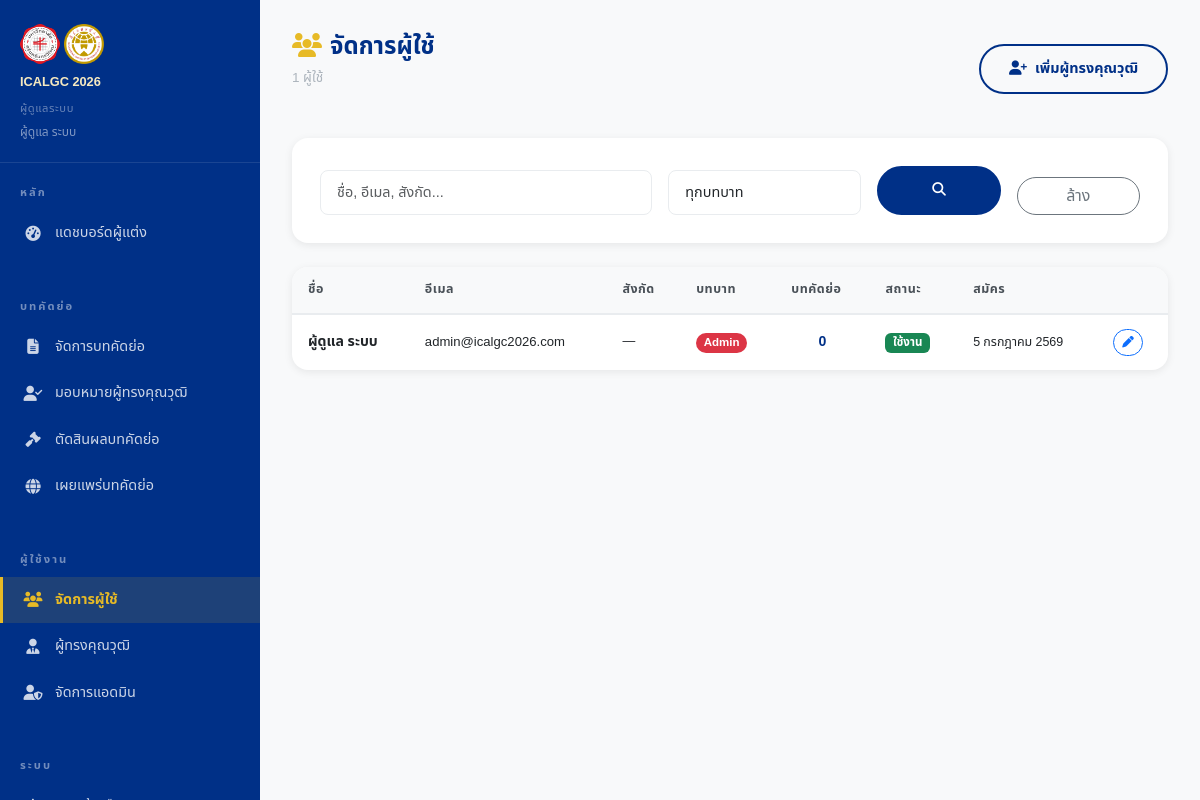
The page /admin/users.php (signed in) on the database its author committed.
### tables this page shows
CREATE TABLE IF NOT EXISTS users (
    id              INT UNSIGNED AUTO_INCREMENT PRIMARY KEY,
    role            VARCHAR(20) NOT NULL DEFAULT 'author' CHECK (role IN ('author','reviewer','admin')),
    title           VARCHAR(20),
    first_name      VARCHAR(100) NOT NULL,
    middle_name     VARCHAR(100),
    last_name       VARCHAR(100) NOT NULL,
    cert_name       VARCHAR(255),
    email           VARCHAR(255) UNIQUE NOT NULL,
    phone           VARCHAR(30),
    affiliation     VARCHAR(255),
    department      VARCHAR(100),
    position        VARCHAR(100),
    country         VARCHAR(100) DEFAULT 'Thailand',
    expertise       TEXT,
    participation_type VARCHAR(20) DEFAULT NULL CHECK (participation_type IN ('presenter','coauthor','participant','student')),
    dietary         VARCHAR(30) DEFAULT NULL,
    dietary_allergy TEXT DEFAULT NULL,
    mailing_address TEXT DEFAULT NULL,
    password_hash   VARCHAR(255) NOT NULL,
    email_verified  BOOLEAN NOT NULL DEFAULT FALSE,
    account_status  VARCHAR(20) NOT NULL DEFAULT 'active' CHECK (account_status IN ('active','suspended','pending')),
    preferred_lang  VARCHAR(5) NOT NULL DEFAULT 'th' CHECK (preferred_lang IN ('th','en')),
    created_at      TIMESTAMP NOT NULL DEFAULT CURRENT_TIMESTAMP,
    updated_at      TIMESTAMP NOT NULL DEFAULT CURRENT_TIMESTAMP ON UPDATE CURRENT_TIMESTAMP,
    INDEX idx_users_email (email),
    INDEX idx_users_role  (role)
);

### app/helpers/functions.php (called while the page is built, shortened)
<?php
function lang(): string
{
    return $_SESSION['lang'] ?? DEFAULT_LANG;
}
function e(string $s): string
{
    return htmlspecialchars($s, ENT_QUOTES | ENT_HTML5, 'UTF-8');
}
function sanitize(string $s): string
{
    return trim(strip_tags($s));
}
function humanDate(string $dateStr, string $lang = ''): string
{
    $ts = strtotime($dateStr);
    if ($lang === 'th') {
        $monthsTh = ['','มกราคม','กุมภาพันธ์','มีนาคม','เมษายน','พฤษภาคม','มิถุนายน',
                       'กรกฎาคม','สิงหาคม','กันยายน','ตุลาคม','พฤศจิกายน','ธันวาคม'];
        $year     = (int)date('Y', $ts) + 543;
        return date('j', $ts) . ' ' . $monthsTh[(int)date('n', $ts)] . ' ' . $year;
    }
    return date('j F Y', $ts);
}
function get(string $key, mixed $default = ''): mixed
{
    return $_GET[$key] ?? $default;
}

### public/admin/users.php (the view, shortened to what this page needs)
<?php
$_lang  = lang();
$appUrl = APP_URL;
$search     = sanitize(get('q'));
$page       = max(1, intGet('page', 1));
$perPage    = 20;
$where  = ['1=1'];
$params = [];
try {
    $db = Database::getInstance();
    $whereStr = implode(' AND ', $where);
    $cntStmt = $db->prepare("SELECT COUNT(*) FROM users u WHERE $whereStr");
    $cntStmt->execute($params);
    $total = (int)$cntStmt->fetchColumn();
    $pg    = paginate($total, $perPage, $page);
    $stmt = $db->prepare("
        SELECT u.*,
               COUNT(DISTINCT p.id) AS paper_count
        FROM users u
        LEFT JOIN papers p ON p.submitter_id = u.id
        WHERE $whereStr
        GROUP BY u.id
        ORDER BY u.created_at DESC
        LIMIT :lim OFFSET :off
    ");
    $stmt->bindValue(':lim', $perPage, \PDO::PARAM_INT);
    $stmt->bindValue(':off', $pg['offset'], \PDO::PARAM_INT);
    $stmt->execute();
    $users = $stmt->fetchAll();
} catch (\Throwable $e) {
    error_log($e->getMessage());
    $users = []; $total = 0; $pg = paginate(0,$perPage,1);
}
$pageTitle  = $_lang==='th' ? 'จัดการผู้ใช้' : 'Manage Users';
?>
<!DOCTYPE html>
<html lang="<?= $_lang ?>">
<head>
  <link href="https://cdn.jsdelivr.net/npm/bootstrap@5.3.3/dist/css/bootstrap.min.css" rel="stylesheet">
  <link href="https://cdnjs.cloudflare.com/ajax/libs/font-awesome/6.5.0/css/all.min.css" rel="stylesheet">
  <link rel="stylesheet" href="<?= $appUrl ?>/assets/css/style.css">
</head>
<body>
<div class="dashboard-wrap">
  <?php require_once __DIR__ . '/../../app/helpers/sidebar_admin.php'; ?>
  <main class="dashboard-content">
    <div class="dash-header d-flex align-items-center justify-content-between flex-wrap gap-3">
      <div>
        <h1 class="dash-title"><i class="fas fa-users me-2" style="color:var(--gold);"></i><?= e($pageTitle) ?></h1>
        <p class="dash-breadcrumb"><?= $total ?> <?= $_lang==='th' ? 'ผู้ใช้' : 'user(s)' ?></p>
      </div>
      <a href="<?= $appUrl ?>/admin/reviewers.php" class="btn-outline-custom">
        <i class="fas fa-user-plus me-2"></i><?= $_lang==='th' ? 'เพิ่มผู้ทรงคุณวุฒิ' : 'Add Reviewer' ?>
      </a>
    </div>
    <form method="GET" class="content-card mb-4">
      <div class="row g-3 align-items-end">
        <div class="col-md-5">
          <input type="text" name="q" class="form-control" placeholder="<?= $_lang==='th' ? 'ชื่อ, อีเมล, สังกัด...' : 'Name, email, affiliation...' ?>" value="<?= e($search) ?>">
        </div>
        <div class="col-md-3">
          <select name="role" class="form-select">
            <option value=""><?= $_lang==='th' ? 'ทุกบทบาท' : 'All Roles' ?></option>
          </select>
        </div>
        <div class="col-md-2">
          <button type="submit" class="btn-primary-custom w-100" style="font-size:.85rem;"><i class="fas fa-search"></i></button>
        </div>
        <div class="col-md-2">
          <a href="?" class="btn btn-outline-secondary w-100 rounded-pill"><?= $_lang==='th' ? 'ล้าง' : 'Clear' ?></a>
        </div>
      </div>
    </form>
    <div class="table-card">
      <?php if (empty($users)): ?>
        <div class="p-5 text-center"><i class="fas fa-search fa-3x mb-3" style="color:var(--gray-200);"></i>
          <h5 style="color:var(--gray-500);"><?= t('common.no_data') ?></h5></div>
      <?php else: ?>
        <div class="table-responsive">
          <table class="table-custom">
            <thead>
              <tr>
                <th><?= $_lang==='th' ? 'ชื่อ' : 'Name' ?></th>
                <th><?= $_lang==='th' ? 'อีเมล' : 'Email' ?></th>
                <th><?= $_lang==='th' ? 'สังกัด' : 'Affiliation' ?></th>
                <th><?= $_lang==='th' ? 'บทบาท' : 'Role' ?></th>
                <th><?= $_lang==='th' ? 'บทคัดย่อ' : 'Papers' ?></th>
                <th><?= $_lang==='th' ? 'สถานะ' : 'Status' ?></th>
                <th><?= $_lang==='th' ? 'สมัคร' : 'Registered' ?></th>
                <th></th>
              </tr>
            </thead>
            <tbody>
              <?php foreach ($users as $u):
                $roleColor = ['author'=>'#0057b7','reviewer'=>'#6f42c1','admin'=>'#dc3545'][$u['role']] ?? '#6c757d';
              ?>
                <tr>
                  <td style="font-weight:600;font-size:.88rem;">
                    <?= e($u['first_name'] . ' ' . $u['last_name']) ?>
                  </td>
                  <td style="font-size:.82rem;"><?= e($u['email']) ?></td>
                  <td style="font-size:.8rem;max-width:140px;overflow:hidden;text-overflow:ellipsis;white-space:nowrap;"><?= e($u['affiliation'] ?? '—') ?></td>
                  <td>
                    <span class="badge rounded-pill" style="background:<?= $roleColor ?>;color:#fff;font-size:.72rem;">
                      <?= ucfirst($u['role']) ?>
                    </span>
                  </td>
                  <td style="text-align:center;font-weight:700;font-size:.88rem;color:var(--blue-dark);"><?= (int)$u['paper_count'] ?></td>
                  <td>
                    <?php if ($u['account_status'] === 'suspended'): ?>
                      <span class="badge" style="background:#dc3545;color:#fff;font-size:.72rem;"><?= $_lang==='th'?'ระงับ':'Suspended' ?></span>
                    <?php else: ?>
                      <span class="badge" style="background:#198754;color:#fff;font-size:.72rem;"><?= $_lang==='th'?'ใช้งาน':'Active' ?></span>
                    <?php endif; ?>
                  </td>
                  <td style="font-size:.78rem;"><?= humanDate($u['created_at'], $_lang) ?></td>
                  <td class="d-flex gap-1 flex-wrap">
                    <a href="<?= $appUrl ?>/admin/user-detail.php?id=<?= (int)$u['id'] ?>" class="btn btn-sm btn-outline-primary rounded-pill" style="font-size:.72rem;"
                       title="<?= $_lang==='th'?'ดู/แก้ไขข้อมูล':'View/Edit Profile' ?>">
                      <i class="fas fa-pen"></i>
                    </a>
                  </td>
                </tr>
              <?php endforeach; ?>
            </tbody>
          </table>
        </div>
      <?php endif; ?>
    </div>
  </main>
</div>
</body>
</html>

### public/assets/css/style.css (style rules this page uses)
:root { --blue-dark: #003087; --blue-mid: #0057b7; --blue-light: #e8f0ff; --gold: #e7ba26; --gold-light: #f5e9c0; --gold-dark: #a07c10; --white: #ffffff; --gray-100: #f8f9fa; --gray-200: #e9ecef; --gray-500: #adb5bd; --gray-700: #495057; --gray-900: #212529; --success: #198754; --danger: #dc3545; --warning: #ffc107; --shadow-sm: 0 2px 8px rgba(0,0,0,.08); --shadow-md: 0 4px 20px rgba(0,0,0,.12); --shadow-lg: 0 8px 40px rgba(0,0,0,.16); --radius: 8px; --radius-lg: 16px; --transition: all 0.25s ease; --font-th: 'Noto Sans Thai', 'Sarabun', sans-serif; --font-en: 'Inter', 'Segoe UI', Arial, sans-serif; }
*, *::before, *::after { box-sizing: border-box; margin: 0; padding: 0; }
html { scroll-behavior: smooth; font-size: 16px; height: 100%; }
body { font-family: var(--font-th); color: var(--gray-900); background: var(--white); line-height: 1.7; -webkit-font-smoothing: antialiased; min-height: 100%; }
h1, h2, h3, h4, h5, h6 { font-weight: 700; line-height: 1.3; }
a { color: var(--blue-mid); text-decoration: none; transition: var(--transition); }
.btn-primary-custom { background: var(--blue-dark); color: var(--white); border: 2px solid var(--blue-dark); padding: 11px 28px; border-radius: 30px; font-weight: 700; font-size: .9rem; transition: var(--transition); display: inline-block; }
.btn-outline-custom { background: transparent; color: var(--blue-dark); border: 2px solid var(--blue-dark); padding: 11px 28px; border-radius: 30px; font-weight: 700; font-size: .9rem; transition: var(--transition); display: inline-block; }
.form-control, .form-select { border: 1.5px solid var(--gray-200); border-radius: var(--radius); padding: 11px 16px; font-size: .9rem; transition: var(--transition); background: var(--white); color: var(--gray-900); }
.dashboard-wrap { display: flex; min-height: 100vh; background: var(--gray-100); }
.dashboard-content { flex: 1; padding: 32px; overflow-x: hidden; }
.dash-header { margin-bottom: 32px; }
.dash-title { font-size: 1.5rem; font-weight: 800; color: var(--blue-dark); margin-bottom: 4px; }
.dash-breadcrumb { font-size: .85rem; color: var(--gray-500); }
.table-card { background: var(--white); border-radius: var(--radius-lg); box-shadow: var(--shadow-sm); overflow: hidden; margin-top: 24px; }
.table-responsive { overflow-x: auto; }
.table-custom { width: 100%; border-collapse: collapse; }
.table-custom th { background: var(--gray-100); color: var(--gray-700); font-size: .78rem; font-weight: 700; letter-spacing: .5px; text-transform: uppercase; padding: 12px 16px; white-space: nowrap; border-bottom: 2px solid var(--gray-200); }
.table-custom td { padding: 14px 16px; font-size: .88rem; border-bottom: 1px solid var(--gray-200); vertical-align: middle; }
.table-custom tr:last-child td { border-bottom: none; }
.content-card { background: var(--white); border-radius: var(--radius-lg); box-shadow: var(--shadow-sm); padding: 28px; margin-bottom: 24px; }
.table-custom { min-width: 600px; }
.table-card .table-responsive { -webkit-overflow-scrolling: touch; }

### rows shown on the page
users: first_name+last_name "ผู้ดูแล ระบบ", email "admin@icalgc2026.com", affiliation "—", role "Admin", paper_count "0", account_status "ใช้งาน", created_at "5 กรกฎาคม 2569"

### other values the page prints
$user['name'] "ผู้ดูแล ระบบ"
t('author.dashboard') "แดชบอร์ดผู้แต่ง"
$pageTitle "จัดการผู้ใช้"
$total "1"
